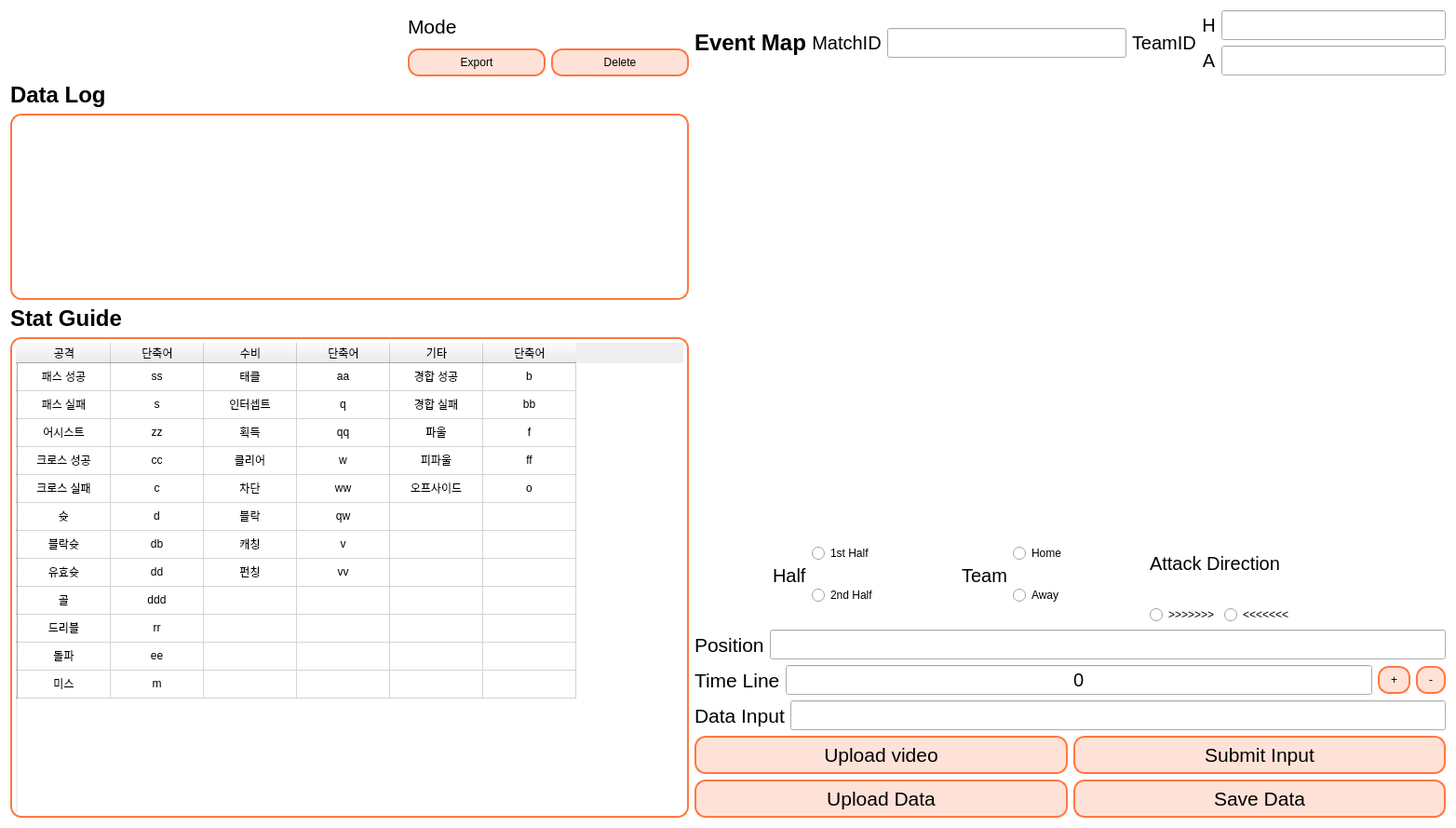
<?xml version="1.0" encoding="UTF-8"?>
<ui version="4.0">
 <class>Dialog_datainput</class>
 <widget class="QDialog" name="Dialog_datainput">
  <property name="geometry">
   <rect>
    <x>0</x>
    <y>0</y>
    <width>1564</width>
    <height>889</height>
   </rect>
  </property>
  <property name="palette">
   <palette>
    <active>
     <colorrole role="Window">
      <brush brushstyle="SolidPattern">
       <color alpha="255">
        <red>255</red>
        <green>255</green>
        <blue>255</blue>
       </color>
      </brush>
     </colorrole>
    </active>
    <inactive>
     <colorrole role="Window">
      <brush brushstyle="SolidPattern">
       <color alpha="255">
        <red>255</red>
        <green>255</green>
        <blue>255</blue>
       </color>
      </brush>
     </colorrole>
    </inactive>
    <disabled>
     <colorrole role="Window">
      <brush brushstyle="SolidPattern">
       <color alpha="255">
        <red>236</red>
        <green>236</green>
        <blue>236</blue>
       </color>
      </brush>
     </colorrole>
    </disabled>
   </palette>
  </property>
  <property name="windowTitle">
   <string>Dialog</string>
  </property>
  <property name="styleSheet">
   <string notr="true">QPushButton {
    background-color: #FFE2D7;
    border: 2px solid #FF7740;
    border-radius: 12px;  /* ← 더 둥글게 */
    padding: 6px 12px;
}

QPushButton:hover {
    background-color: #FFCBB6;  /* 살짝 짙은 살구색으로 호버 효과 */
}

QListWidget {
    border: 2px solid #FF7740;  /* 오렌지색 테두리 */
    border-radius: 12px;        /* 둥근 모서리 */
    padding: 4px;
    background-color: white;    /* 배경 흰색 (선택) */
}

QComboBox {
    border: 2px solid #FF7740;
    border-radius: 12px;
    padding: 4px 30px 4px 10px; /* 왼쪽 10px, 오른쪽 30px */
    background-color: white;
    font-size: 14px;
}

/* 🔧 드롭다운 영역 스타일 설정 – 화살표가 안 보이거나 눌리지 않는 문제 방지 */
QComboBox::drop-down {
    subcontrol-origin: padding;
    subcontrol-position: top right;
    width: 24px;
    border: none;
    padding-right: 4px;
}
</string>
  </property>
  <layout class="QGridLayout" name="gridLayout_5">
   <item row="4" column="2">
    <layout class="QHBoxLayout" name="horizontalLayout_4">
     <item>
      <widget class="QPushButton" name="pushButton_plus">
       <property name="text">
        <string>+</string>
       </property>
      </widget>
     </item>
     <item>
      <widget class="QPushButton" name="pushButton_minus">
       <property name="text">
        <string>-</string>
       </property>
      </widget>
     </item>
    </layout>
   </item>
   <item row="3" column="1" colspan="2">
    <layout class="QHBoxLayout" name="horizontalLayout">
     <item>
      <widget class="QLabel" name="label_position">
       <property name="font">
        <font>
         <family>.AppleSystemUIFont</family>
         <pointsize>16</pointsize>
        </font>
       </property>
       <property name="text">
        <string>Position</string>
       </property>
      </widget>
     </item>
     <item>
      <widget class="QLineEdit" name="lineEdit_position">
       <property name="font">
        <font>
         <pointsize>15</pointsize>
        </font>
       </property>
       <property name="text">
        <string/>
       </property>
       <property name="readOnly">
        <bool>true</bool>
       </property>
      </widget>
     </item>
    </layout>
   </item>
   <item row="4" column="1">
    <layout class="QHBoxLayout" name="horizontalLayout_2">
     <item>
      <widget class="QLabel" name="label_timeline">
       <property name="font">
        <font>
         <family>.AppleSystemUIFont</family>
         <pointsize>16</pointsize>
        </font>
       </property>
       <property name="text">
        <string>Time Line</string>
       </property>
      </widget>
     </item>
     <item>
      <widget class="QLineEdit" name="lineEdit_timeline">
       <property name="font">
        <font>
         <pointsize>15</pointsize>
        </font>
       </property>
       <property name="text">
        <string>0</string>
       </property>
       <property name="alignment">
        <set>Qt::AlignCenter</set>
       </property>
       <property name="readOnly">
        <bool>true</bool>
       </property>
      </widget>
     </item>
    </layout>
   </item>
   <item row="0" column="1" colspan="2">
    <layout class="QVBoxLayout" name="verticalLayout_7">
     <item>
      <layout class="QHBoxLayout" name="horizontalLayout_12">
       <item>
        <widget class="QLabel" name="label_eventmap">
         <property name="font">
          <font>
           <family>.AppleSystemUIFont</family>
           <pointsize>18</pointsize>
           <weight>75</weight>
           <bold>true</bold>
          </font>
         </property>
         <property name="text">
          <string>Event Map</string>
         </property>
        </widget>
       </item>
       <item>
        <layout class="QHBoxLayout" name="horizontalLayout_10">
         <item>
          <widget class="QLabel" name="label_matchid">
           <property name="font">
            <font>
             <family>.AppleSystemUIFont</family>
             <pointsize>15</pointsize>
             <weight>50</weight>
             <bold>false</bold>
            </font>
           </property>
           <property name="text">
            <string>MatchID</string>
           </property>
           <property name="alignment">
            <set>Qt::AlignCenter</set>
           </property>
          </widget>
         </item>
         <item>
          <widget class="QLineEdit" name="lineEdit_matchid">
           <property name="font">
            <font>
             <pointsize>15</pointsize>
            </font>
           </property>
           <property name="text">
            <string/>
           </property>
           <property name="readOnly">
            <bool>false</bool>
           </property>
          </widget>
         </item>
        </layout>
       </item>
       <item>
        <layout class="QHBoxLayout" name="horizontalLayout_11">
         <item>
          <widget class="QLabel" name="label_teamid">
           <property name="font">
            <font>
             <family>.AppleSystemUIFont</family>
             <pointsize>15</pointsize>
             <weight>50</weight>
             <bold>false</bold>
            </font>
           </property>
           <property name="text">
            <string>TeamID</string>
           </property>
           <property name="alignment">
            <set>Qt::AlignLeading|Qt::AlignLeft|Qt::AlignVCenter</set>
           </property>
          </widget>
         </item>
         <item>
          <layout class="QGridLayout" name="gridLayout_3">
           <item row="0" column="1">
            <widget class="QLineEdit" name="lineEdit_teamid_h">
             <property name="font">
              <font>
               <pointsize>15</pointsize>
              </font>
             </property>
             <property name="text">
              <string/>
             </property>
             <property name="readOnly">
              <bool>false</bool>
             </property>
            </widget>
           </item>
           <item row="1" column="0">
            <widget class="QLabel" name="label_teamid_a">
             <property name="font">
              <font>
               <family>.AppleSystemUIFont</family>
               <pointsize>15</pointsize>
               <weight>50</weight>
               <bold>false</bold>
              </font>
             </property>
             <property name="text">
              <string>A</string>
             </property>
             <property name="alignment">
              <set>Qt::AlignCenter</set>
             </property>
            </widget>
           </item>
           <item row="0" column="0">
            <widget class="QLabel" name="label_teamid_h">
             <property name="font">
              <font>
               <family>.AppleSystemUIFont</family>
               <pointsize>15</pointsize>
               <weight>50</weight>
               <bold>false</bold>
              </font>
             </property>
             <property name="text">
              <string>H</string>
             </property>
             <property name="alignment">
              <set>Qt::AlignCenter</set>
             </property>
            </widget>
           </item>
           <item row="1" column="1">
            <widget class="QLineEdit" name="lineEdit_teamin_a">
             <property name="font">
              <font>
               <pointsize>15</pointsize>
              </font>
             </property>
             <property name="text">
              <string/>
             </property>
             <property name="readOnly">
              <bool>false</bool>
             </property>
            </widget>
           </item>
          </layout>
         </item>
        </layout>
       </item>
      </layout>
     </item>
     <item>
      <widget class="QGraphicsView" name="footballfield">
       <property name="sizePolicy">
        <sizepolicy hsizetype="Fixed" vsizetype="Fixed">
         <horstretch>0</horstretch>
         <verstretch>0</verstretch>
        </sizepolicy>
       </property>
       <property name="minimumSize">
        <size>
         <width>600</width>
         <height>360</height>
        </size>
       </property>
       <property name="baseSize">
        <size>
         <width>420</width>
         <height>290</height>
        </size>
       </property>
       <property name="frameShape">
        <enum>QFrame::NoFrame</enum>
       </property>
       <property name="frameShadow">
        <enum>QFrame::Plain</enum>
       </property>
       <property name="lineWidth">
        <number>0</number>
       </property>
      </widget>
     </item>
    </layout>
   </item>
   <item row="6" column="1" colspan="2">
    <layout class="QGridLayout" name="gridLayout">
     <item row="0" column="0">
      <widget class="QPushButton" name="pushButton_uploadvideo">
       <property name="font">
        <font>
         <family>.AppleSystemUIFont</family>
         <pointsize>16</pointsize>
        </font>
       </property>
       <property name="text">
        <string>Upload video</string>
       </property>
       <property name="flat">
        <bool>false</bool>
       </property>
      </widget>
     </item>
     <item row="0" column="1">
      <widget class="QPushButton" name="pushButton_submitinput">
       <property name="font">
        <font>
         <family>.AppleSystemUIFont</family>
         <pointsize>16</pointsize>
        </font>
       </property>
       <property name="text">
        <string>Submit Input</string>
       </property>
       <property name="autoDefault">
        <bool>true</bool>
       </property>
       <property name="default">
        <bool>false</bool>
       </property>
       <property name="flat">
        <bool>false</bool>
       </property>
      </widget>
     </item>
     <item row="1" column="0">
      <widget class="QPushButton" name="pushButton_uploaddata">
       <property name="font">
        <font>
         <family>.AppleSystemUIFont</family>
         <pointsize>16</pointsize>
        </font>
       </property>
       <property name="text">
        <string>Upload Data</string>
       </property>
       <property name="checkable">
        <bool>false</bool>
       </property>
      </widget>
     </item>
     <item row="1" column="1">
      <widget class="QPushButton" name="pushButton_savedata">
       <property name="font">
        <font>
         <family>.AppleSystemUIFont</family>
         <pointsize>16</pointsize>
        </font>
       </property>
       <property name="text">
        <string>Save Data</string>
       </property>
      </widget>
     </item>
    </layout>
   </item>
   <item row="0" column="0" rowspan="7">
    <layout class="QVBoxLayout" name="verticalLayout_9">
     <item>
      <layout class="QGridLayout" name="gridLayout_4">
       <item row="0" column="1">
        <layout class="QVBoxLayout" name="verticalLayout_8">
         <item>
          <widget class="QLabel" name="label_mode">
           <property name="font">
            <font>
             <family>.AppleSystemUIFont</family>
             <pointsize>16</pointsize>
            </font>
           </property>
           <property name="text">
            <string>Mode</string>
           </property>
          </widget>
         </item>
         <item>
          <layout class="QHBoxLayout" name="horizontalLayout_9">
           <item>
            <widget class="QPushButton" name="pushButton_export">
             <property name="text">
              <string>Export</string>
             </property>
            </widget>
           </item>
           <item>
            <widget class="QPushButton" name="pushButton_delete">
             <property name="text">
              <string>Delete</string>
             </property>
            </widget>
           </item>
          </layout>
         </item>
        </layout>
       </item>
       <item row="0" column="0">
        <widget class="QGraphicsView" name="logo">
         <property name="sizePolicy">
          <sizepolicy hsizetype="Fixed" vsizetype="Fixed">
           <horstretch>0</horstretch>
           <verstretch>0</verstretch>
          </sizepolicy>
         </property>
         <property name="minimumSize">
          <size>
           <width>421</width>
           <height>71</height>
          </size>
         </property>
         <property name="maximumSize">
          <size>
           <width>421</width>
           <height>71</height>
          </size>
         </property>
         <property name="baseSize">
          <size>
           <width>421</width>
           <height>71</height>
          </size>
         </property>
         <property name="frameShape">
          <enum>QFrame::NoFrame</enum>
         </property>
         <property name="frameShadow">
          <enum>QFrame::Plain</enum>
         </property>
         <property name="lineWidth">
          <number>0</number>
         </property>
        </widget>
       </item>
      </layout>
     </item>
     <item>
      <layout class="QVBoxLayout" name="verticalLayout_6">
       <item>
        <widget class="QLabel" name="label_datalog">
         <property name="maximumSize">
          <size>
           <width>16777215</width>
           <height>30</height>
          </size>
         </property>
         <property name="font">
          <font>
           <family>.AppleSystemUIFont</family>
           <pointsize>18</pointsize>
           <weight>75</weight>
           <bold>true</bold>
          </font>
         </property>
         <property name="text">
          <string>Data Log</string>
         </property>
        </widget>
       </item>
       <item>
        <widget class="QListWidget" name="listWidget">
         <property name="maximumSize">
          <size>
           <width>16777215</width>
           <height>200</height>
          </size>
         </property>
         <property name="baseSize">
          <size>
           <width>584</width>
           <height>200</height>
          </size>
         </property>
        </widget>
       </item>
       <item>
        <widget class="QLabel" name="label_statguide">
         <property name="maximumSize">
          <size>
           <width>16777215</width>
           <height>30</height>
          </size>
         </property>
         <property name="font">
          <font>
           <family>.AppleSystemUIFont</family>
           <pointsize>18</pointsize>
           <weight>75</weight>
           <bold>true</bold>
          </font>
         </property>
         <property name="text">
          <string>Stat Guide</string>
         </property>
        </widget>
       </item>
       <item>
        <widget class="QTableWidget" name="tableWidget">
         <property name="enabled">
          <bool>true</bool>
         </property>
         <property name="styleSheet">
          <string notr="true">#tableWidget {
    border: 2px solid #FF7740;  /* 오렌지색 테두리 */
    border-radius: 12px;        /* 둥근 모서리 */
    padding: 4px;
    background-color: white;    /* 배경 흰색 (선택) */
}</string>
         </property>
         <property name="editTriggers">
          <set>QAbstractItemView::NoEditTriggers</set>
         </property>
         <property name="dragEnabled">
          <bool>false</bool>
         </property>
         <property name="showGrid">
          <bool>true</bool>
         </property>
         <row>
          <property name="text">
           <string/>
          </property>
          <property name="textAlignment">
           <set>AlignCenter</set>
          </property>
         </row>
         <row>
          <property name="text">
           <string/>
          </property>
         </row>
         <row>
          <property name="text">
           <string/>
          </property>
         </row>
         <row>
          <property name="text">
           <string/>
          </property>
         </row>
         <row>
          <property name="text">
           <string/>
          </property>
         </row>
         <row>
          <property name="text">
           <string/>
          </property>
         </row>
         <row>
          <property name="text">
           <string/>
          </property>
         </row>
         <row>
          <property name="text">
           <string/>
          </property>
         </row>
         <row>
          <property name="text">
           <string/>
          </property>
         </row>
         <row>
          <property name="text">
           <string/>
          </property>
         </row>
         <row>
          <property name="text">
           <string/>
          </property>
         </row>
         <row>
          <property name="text">
           <string/>
          </property>
         </row>
         <column>
          <property name="text">
           <string>공격</string>
          </property>
         </column>
         <column>
          <property name="text">
           <string>단축어</string>
          </property>
         </column>
         <column>
          <property name="text">
           <string>수비</string>
          </property>
         </column>
         <column>
          <property name="text">
           <string>단축어</string>
          </property>
         </column>
         <column>
          <property name="text">
           <string>기타</string>
          </property>
         </column>
         <column>
          <property name="text">
           <string>단축어</string>
          </property>
         </column>
         <item row="0" column="0">
          <property name="text">
           <string>패스 성공</string>
          </property>
          <property name="textAlignment">
           <set>AlignCenter</set>
          </property>
          <property name="background">
           <brush brushstyle="NoBrush">
            <color alpha="255">
             <red>122</red>
             <green>122</green>
             <blue>122</blue>
            </color>
           </brush>
          </property>
         </item>
         <item row="0" column="1">
          <property name="text">
           <string>ss</string>
          </property>
          <property name="textAlignment">
           <set>AlignCenter</set>
          </property>
         </item>
         <item row="0" column="2">
          <property name="text">
           <string>태클</string>
          </property>
          <property name="textAlignment">
           <set>AlignCenter</set>
          </property>
         </item>
         <item row="0" column="3">
          <property name="text">
           <string>aa</string>
          </property>
          <property name="textAlignment">
           <set>AlignCenter</set>
          </property>
         </item>
         <item row="0" column="4">
          <property name="text">
           <string>경합 성공</string>
          </property>
          <property name="textAlignment">
           <set>AlignCenter</set>
          </property>
         </item>
         <item row="0" column="5">
          <property name="text">
           <string>b</string>
          </property>
          <property name="textAlignment">
           <set>AlignCenter</set>
          </property>
         </item>
         <item row="1" column="0">
          <property name="text">
           <string>패스 실패</string>
          </property>
          <property name="textAlignment">
           <set>AlignCenter</set>
          </property>
         </item>
         <item row="1" column="1">
          <property name="text">
           <string>s</string>
          </property>
          <property name="textAlignment">
           <set>AlignCenter</set>
          </property>
         </item>
         <item row="1" column="2">
          <property name="text">
           <string>인터셉트</string>
          </property>
          <property name="textAlignment">
           <set>AlignCenter</set>
          </property>
         </item>
         <item row="1" column="3">
          <property name="text">
           <string>q</string>
          </property>
          <property name="textAlignment">
           <set>AlignCenter</set>
          </property>
         </item>
         <item row="1" column="4">
          <property name="text">
           <string>경합 실패</string>
          </property>
          <property name="textAlignment">
           <set>AlignCenter</set>
          </property>
         </item>
         <item row="1" column="5">
          <property name="text">
           <string>bb</string>
          </property>
          <property name="textAlignment">
           <set>AlignCenter</set>
          </property>
         </item>
         <item row="2" column="0">
          <property name="text">
           <string>어시스트</string>
          </property>
          <property name="textAlignment">
           <set>AlignCenter</set>
          </property>
         </item>
         <item row="2" column="1">
          <property name="text">
           <string>zz</string>
          </property>
          <property name="textAlignment">
           <set>AlignCenter</set>
          </property>
         </item>
         <item row="2" column="2">
          <property name="text">
           <string>획득</string>
          </property>
          <property name="textAlignment">
           <set>AlignCenter</set>
          </property>
         </item>
         <item row="2" column="3">
          <property name="text">
           <string>qq</string>
          </property>
          <property name="textAlignment">
           <set>AlignCenter</set>
          </property>
         </item>
         <item row="2" column="4">
          <property name="text">
           <string>파울</string>
          </property>
          <property name="textAlignment">
           <set>AlignCenter</set>
          </property>
         </item>
         <item row="2" column="5">
          <property name="text">
           <string>f</string>
          </property>
          <property name="textAlignment">
           <set>AlignCenter</set>
          </property>
         </item>
         <item row="3" column="0">
          <property name="text">
           <string>크로스 성공</string>
          </property>
          <property name="textAlignment">
           <set>AlignCenter</set>
          </property>
         </item>
         <item row="3" column="1">
          <property name="text">
           <string>cc</string>
          </property>
          <property name="textAlignment">
           <set>AlignCenter</set>
          </property>
         </item>
         <item row="3" column="2">
          <property name="text">
           <string>클리어</string>
          </property>
          <property name="textAlignment">
           <set>AlignCenter</set>
          </property>
         </item>
         <item row="3" column="3">
          <property name="text">
           <string>w</string>
          </property>
          <property name="textAlignment">
           <set>AlignCenter</set>
          </property>
         </item>
         <item row="3" column="4">
          <property name="text">
           <string>피파울</string>
          </property>
          <property name="textAlignment">
           <set>AlignCenter</set>
          </property>
         </item>
         <item row="3" column="5">
          <property name="text">
           <string>ff</string>
          </property>
          <property name="textAlignment">
           <set>AlignCenter</set>
          </property>
         </item>
         <item row="4" column="0">
          <property name="text">
           <string>크로스 실패</string>
          </property>
          <property name="textAlignment">
           <set>AlignCenter</set>
          </property>
         </item>
         <item row="4" column="1">
          <property name="text">
           <string>c</string>
          </property>
          <property name="textAlignment">
           <set>AlignCenter</set>
          </property>
         </item>
         <item row="4" column="2">
          <property name="text">
           <string>차단</string>
          </property>
          <property name="textAlignment">
           <set>AlignCenter</set>
          </property>
         </item>
         <item row="4" column="3">
          <property name="text">
           <string>ww</string>
          </property>
          <property name="textAlignment">
           <set>AlignCenter</set>
          </property>
         </item>
         <item row="4" column="4">
          <property name="text">
           <string>오프사이드</string>
          </property>
          <property name="textAlignment">
           <set>AlignCenter</set>
          </property>
         </item>
         <item row="4" column="5">
          <property name="text">
           <string>o</string>
          </property>
          <property name="textAlignment">
           <set>AlignCenter</set>
          </property>
         </item>
         <item row="5" column="0">
          <property name="text">
           <string>슛</string>
          </property>
          <property name="textAlignment">
           <set>AlignCenter</set>
          </property>
         </item>
         <item row="5" column="1">
          <property name="text">
           <string>d</string>
          </property>
          <property name="textAlignment">
           <set>AlignCenter</set>
          </property>
         </item>
         <item row="5" column="2">
          <property name="text">
           <string>블락</string>
          </property>
          <property name="textAlignment">
           <set>AlignCenter</set>
          </property>
         </item>
         <item row="5" column="3">
          <property name="text">
           <string>qw</string>
          </property>
          <property name="textAlignment">
           <set>AlignCenter</set>
          </property>
         </item>
         <item row="6" column="0">
          <property name="text">
           <string>블락슛</string>
          </property>
          <property name="textAlignment">
           <set>AlignCenter</set>
          </property>
         </item>
         <item row="6" column="1">
          <property name="text">
           <string>db</string>
          </property>
          <property name="textAlignment">
           <set>AlignCenter</set>
          </property>
         </item>
         <item row="6" column="2">
          <property name="text">
           <string>캐칭</string>
          </property>
          <property name="textAlignment">
           <set>AlignCenter</set>
          </property>
         </item>
         <item row="6" column="3">
          <property name="text">
           <string>v</string>
          </property>
          <property name="textAlignment">
           <set>AlignCenter</set>
          </property>
         </item>
         <item row="7" column="0">
          <property name="text">
           <string>유효슛</string>
          </property>
          <property name="textAlignment">
           <set>AlignCenter</set>
          </property>
         </item>
         <item row="7" column="1">
          <property name="text">
           <string>dd</string>
          </property>
          <property name="textAlignment">
           <set>AlignCenter</set>
          </property>
         </item>
         <item row="7" column="2">
          <property name="text">
           <string>펀칭</string>
          </property>
          <property name="textAlignment">
           <set>AlignCenter</set>
          </property>
         </item>
         <item row="7" column="3">
          <property name="text">
           <string>vv</string>
          </property>
          <property name="textAlignment">
           <set>AlignCenter</set>
          </property>
         </item>
         <item row="8" column="0">
          <property name="text">
           <string>골</string>
          </property>
          <property name="textAlignment">
           <set>AlignCenter</set>
          </property>
         </item>
         <item row="8" column="1">
          <property name="text">
           <string>ddd</string>
          </property>
          <property name="textAlignment">
           <set>AlignCenter</set>
          </property>
         </item>
         <item row="9" column="0">
          <property name="text">
           <string>드리블</string>
          </property>
          <property name="textAlignment">
           <set>AlignCenter</set>
          </property>
         </item>
         <item row="9" column="1">
          <property name="text">
           <string>rr</string>
          </property>
          <property name="textAlignment">
           <set>AlignCenter</set>
          </property>
         </item>
         <item row="10" column="0">
          <property name="text">
           <string>돌파</string>
          </property>
          <property name="textAlignment">
           <set>AlignCenter</set>
          </property>
         </item>
         <item row="10" column="1">
          <property name="text">
           <string>ee</string>
          </property>
          <property name="textAlignment">
           <set>AlignCenter</set>
          </property>
         </item>
         <item row="11" column="0">
          <property name="text">
           <string>미스</string>
          </property>
          <property name="textAlignment">
           <set>AlignCenter</set>
          </property>
         </item>
         <item row="11" column="1">
          <property name="text">
           <string>m</string>
          </property>
          <property name="textAlignment">
           <set>AlignCenter</set>
          </property>
         </item>
        </widget>
       </item>
      </layout>
     </item>
    </layout>
   </item>
   <item row="5" column="1" colspan="2">
    <layout class="QHBoxLayout" name="horizontalLayout_3">
     <item>
      <widget class="QLabel" name="label_datalinput">
       <property name="font">
        <font>
         <family>.AppleSystemUIFont</family>
         <pointsize>16</pointsize>
        </font>
       </property>
       <property name="text">
        <string>Data Input</string>
       </property>
      </widget>
     </item>
     <item>
      <widget class="QLineEdit" name="lineEdit_datainput">
       <property name="font">
        <font>
         <pointsize>15</pointsize>
        </font>
       </property>
      </widget>
     </item>
    </layout>
   </item>
   <item row="2" column="1">
    <layout class="QHBoxLayout" name="horizontalLayout_8">
     <item>
      <layout class="QHBoxLayout" name="horizontalLayout_7">
       <item>
        <widget class="QLabel" name="label_half">
         <property name="sizePolicy">
          <sizepolicy hsizetype="Fixed" vsizetype="Preferred">
           <horstretch>0</horstretch>
           <verstretch>0</verstretch>
          </sizepolicy>
         </property>
         <property name="font">
          <font>
           <family>.AppleSystemUIFont</family>
           <pointsize>15</pointsize>
           <weight>50</weight>
           <bold>false</bold>
          </font>
         </property>
         <property name="text">
          <string>Half</string>
         </property>
         <property name="alignment">
          <set>Qt::AlignLeading|Qt::AlignLeft|Qt::AlignVCenter</set>
         </property>
        </widget>
       </item>
       <item>
        <layout class="QVBoxLayout" name="verticalLayout_3">
         <item>
          <widget class="QRadioButton" name="radioButton_1sthalf">
           <property name="sizePolicy">
            <sizepolicy hsizetype="Fixed" vsizetype="Fixed">
             <horstretch>0</horstretch>
             <verstretch>0</verstretch>
            </sizepolicy>
           </property>
           <property name="text">
            <string>1st Half</string>
           </property>
          </widget>
         </item>
         <item>
          <widget class="QRadioButton" name="radioButton_2ndhalf">
           <property name="sizePolicy">
            <sizepolicy hsizetype="Fixed" vsizetype="Fixed">
             <horstretch>0</horstretch>
             <verstretch>0</verstretch>
            </sizepolicy>
           </property>
           <property name="text">
            <string>2nd Half</string>
           </property>
          </widget>
         </item>
        </layout>
       </item>
      </layout>
     </item>
     <item>
      <layout class="QHBoxLayout" name="horizontalLayout_6">
       <item>
        <widget class="QLabel" name="label_team">
         <property name="sizePolicy">
          <sizepolicy hsizetype="Fixed" vsizetype="Preferred">
           <horstretch>0</horstretch>
           <verstretch>0</verstretch>
          </sizepolicy>
         </property>
         <property name="font">
          <font>
           <family>.AppleSystemUIFont</family>
           <pointsize>15</pointsize>
           <weight>50</weight>
           <bold>false</bold>
          </font>
         </property>
         <property name="text">
          <string>Team</string>
         </property>
         <property name="alignment">
          <set>Qt::AlignCenter</set>
         </property>
        </widget>
       </item>
       <item>
        <layout class="QVBoxLayout" name="verticalLayout_4">
         <item>
          <widget class="QRadioButton" name="radioButton_home">
           <property name="sizePolicy">
            <sizepolicy hsizetype="Fixed" vsizetype="Fixed">
             <horstretch>0</horstretch>
             <verstretch>0</verstretch>
            </sizepolicy>
           </property>
           <property name="text">
            <string>Home</string>
           </property>
          </widget>
         </item>
         <item>
          <widget class="QRadioButton" name="radioButton_away">
           <property name="sizePolicy">
            <sizepolicy hsizetype="Fixed" vsizetype="Fixed">
             <horstretch>0</horstretch>
             <verstretch>0</verstretch>
            </sizepolicy>
           </property>
           <property name="text">
            <string>Away</string>
           </property>
          </widget>
         </item>
        </layout>
       </item>
      </layout>
     </item>
     <item>
      <layout class="QVBoxLayout" name="verticalLayout_5">
       <item>
        <widget class="QLabel" name="label_attackdirection">
         <property name="sizePolicy">
          <sizepolicy hsizetype="Fixed" vsizetype="Preferred">
           <horstretch>0</horstretch>
           <verstretch>0</verstretch>
          </sizepolicy>
         </property>
         <property name="font">
          <font>
           <family>.AppleSystemUIFont</family>
           <pointsize>15</pointsize>
           <weight>50</weight>
           <bold>false</bold>
          </font>
         </property>
         <property name="text">
          <string>Attack Direction</string>
         </property>
         <property name="alignment">
          <set>Qt::AlignCenter</set>
         </property>
        </widget>
       </item>
       <item>
        <layout class="QHBoxLayout" name="horizontalLayout_5">
         <item>
          <widget class="QRadioButton" name="radioButton_right">
           <property name="sizePolicy">
            <sizepolicy hsizetype="Fixed" vsizetype="Fixed">
             <horstretch>0</horstretch>
             <verstretch>0</verstretch>
            </sizepolicy>
           </property>
           <property name="text">
            <string>&gt;&gt;&gt;&gt;&gt;&gt;&gt;</string>
           </property>
          </widget>
         </item>
         <item>
          <widget class="QRadioButton" name="radioButton_left">
           <property name="sizePolicy">
            <sizepolicy hsizetype="Fixed" vsizetype="Fixed">
             <horstretch>0</horstretch>
             <verstretch>0</verstretch>
            </sizepolicy>
           </property>
           <property name="text">
            <string>&lt;&lt;&lt;&lt;&lt;&lt;&lt;</string>
           </property>
          </widget>
         </item>
        </layout>
       </item>
      </layout>
     </item>
    </layout>
   </item>
  </layout>
 </widget>
 <resources/>
 <connections/>
</ui>
